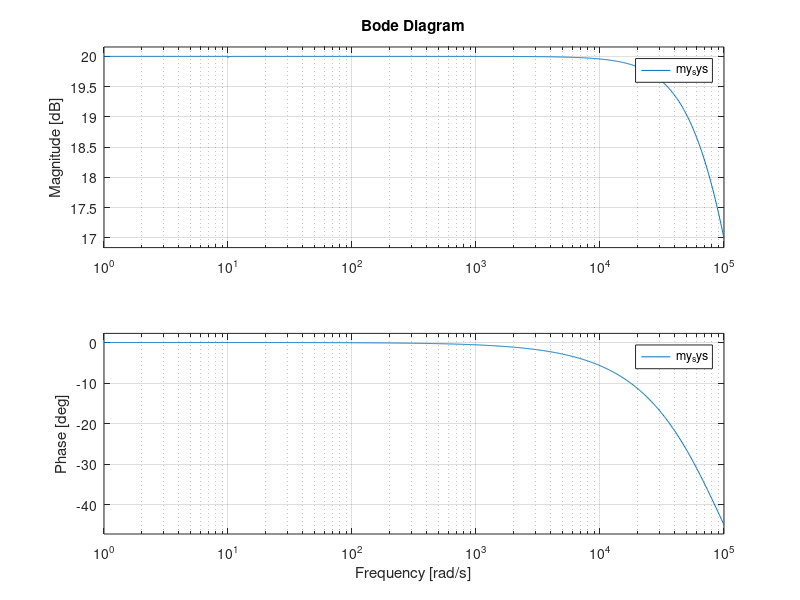
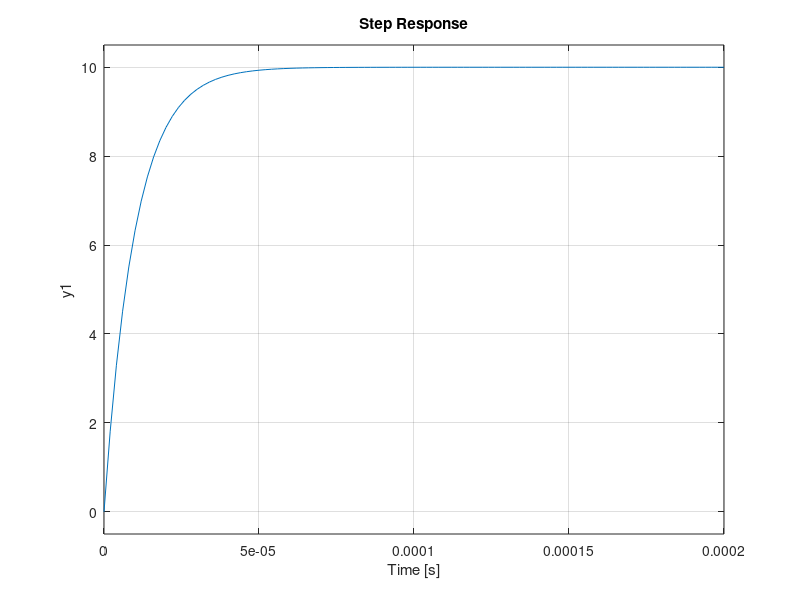

These figures' MATLAB source, in order:
% Programm mikrofon1.m zur Untersuchung des 
% Modells eines kapazitiven Mikrofon

% ------- Parameter des linearisierten SS-Modells
m = 1e-3;           % 1e-3 kg

alpha = 100; betha = 0.01; gamma = 100;
lamda = 0.001; delta = 0.001;

c = alpha*m;
d = betha*m;
R = gamma*m;
L = lamda*m;
q0_eA = delta*m

% Matrizen des SS-Modells
A = [0 1 0 0;-c/m, -d/m, q0_eA/m, 0;...
     0 0 0 1;q0_eA/L 0 0 -R/L]
B = [0, 1/m, 0, 1/L]';
C = [0 0 0 1];
D = 0;

% ------- LTI-Modell
my_sys = ss(A, B, C, D);

% ------- Frequenzgang und Sprungantwort
figure(1);      clf;
w = logspace(0,5,1000);
bode(my_sys,w);

figure(2);      clf;
step(my_sys,0.0002);
